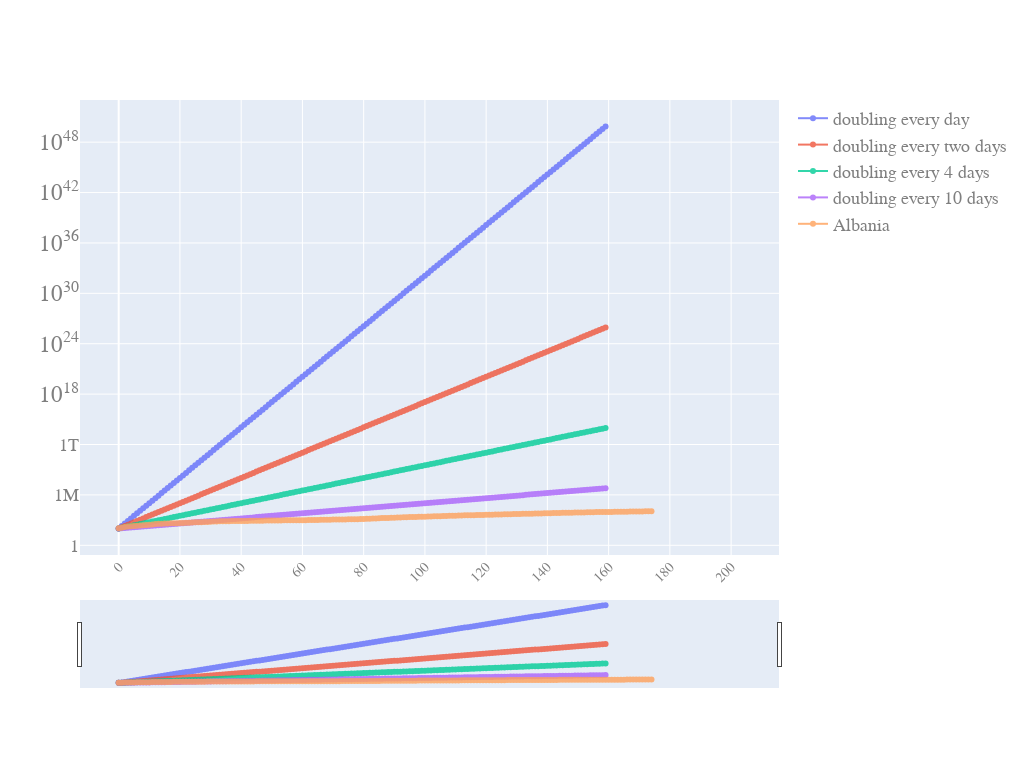

The notebook cell saved with this chart:
### Code cell
quick_plot(pd_sync_timelines_w_slope.date,
          pd_sync_timelines_w_slope.iloc[:,0:5],
          y_scale='log',
          slider=True)

### Figure 1 — Plotly figure (JSON) as saved in the notebook; plotly's stock layout.template omitted (floating-point values rounded to 4 significant figures; data arrays with more than 128 entries replaced by an {"elided": "..."} marker saying what was removed)
{"data": [{"mode": "markers+lines", "name": "doubling every day", "opacity": 0.8, "type": "scatter", "x": {"elided": "204 int values"}, "y": {"elided": "204 float values"}}, {"mode": "markers+lines", "name": "doubling every two days", "opacity": 0.8, "type": "scatter", "x": {"elided": "204 int values"}, "y": {"elided": "204 float values"}}, {"mode": "markers+lines", "name": "doubling every 4 days", "opacity": 0.8, "type": "scatter", "x": {"elided": "204 int values"}, "y": {"elided": "204 float values"}}, {"mode": "markers+lines", "name": "doubling every 10 days", "opacity": 0.8, "type": "scatter", "x": {"elided": "204 int values"}, "y": {"elided": "204 float values"}}, {"mode": "markers+lines", "name": "Albania", "opacity": 0.8, "type": "scatter", "x": {"elided": "204 int values"}, "y": {"elided": "204 int values"}}], "layout": {"autosize": true, "font": {"color": "#7f7f7f", "family": "PT Sans, monospace", "size": 18}, "height": 768, "width": 1024, "xaxis": {"nticks": 20, "rangeslider": {"visible": true}, "tickangle": -45, "tickfont": {"color": "#7f7f7f", "size": 14}}, "yaxis": {"type": "log"}}}
